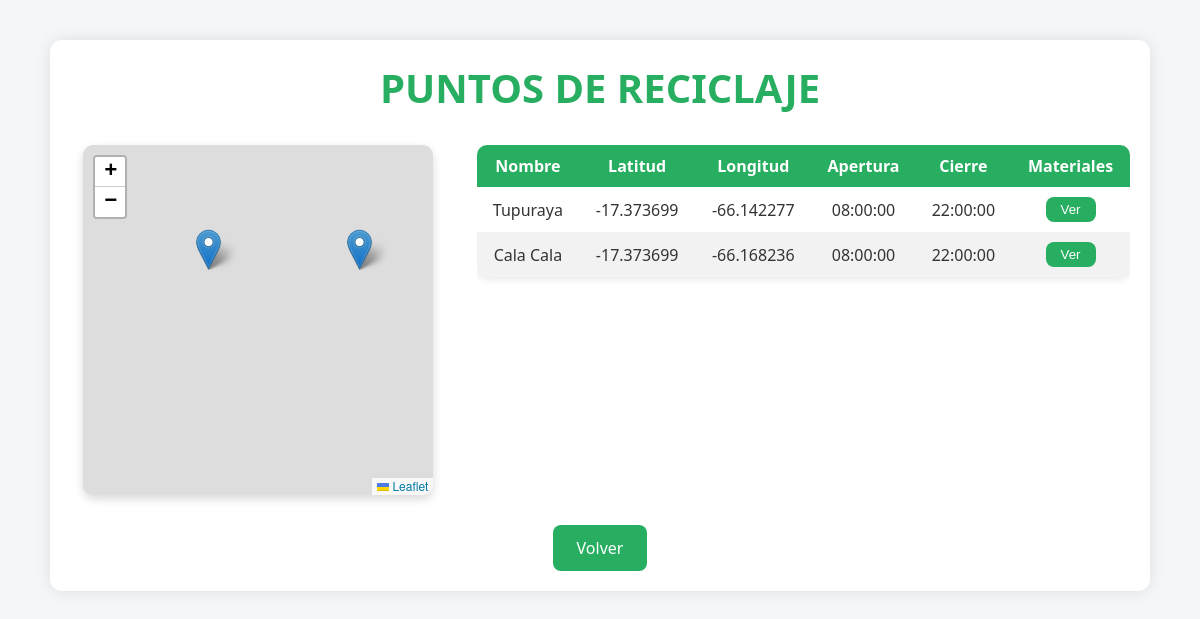
The page /todosPuntosReciclaje.php on the database its author committed.
### tables this page shows
CREATE TABLE IF NOT EXISTS `Punto_Reciclaje` (
  `idPunto` INT NOT NULL AUTO_INCREMENT,
  `nombre` VARCHAR(45) NOT NULL,
  `latitud` DECIMAL(9,6) NOT NULL,
  `longitud` DECIMAL(9,6) NOT NULL,
  `apertura` TIME NOT NULL,
  `cierre` TIME NOT NULL,
  `activo` TINYINT NOT NULL DEFAULT 1,
  PRIMARY KEY (`idPunto`));

### web/todosPuntosReciclaje.php (the view, shortened to what this page needs)
<?php
require_once("conexion.php");
?>
<!DOCTYPE html>
<html lang="es">
<head>
    <link rel="stylesheet" href="https://unpkg.com/leaflet/dist/leaflet.css" />
</head>
<body>
    <div class="container">
        <div class="header">
            <h1>PUNTOS DE RECICLAJE</h1>
        </div>
        <div class="cuerpo">
            <div class="mapa-contenedor">
                <div id="mapa"></div>
            </div>
            <div class="tabla-contenedor">
                <table>
                    <thead>
                        <tr>
                            <th>Nombre</th>
                            <th>Latitud</th>
                            <th>Longitud</th>
                            <th>Apertura</th>
                            <th>Cierre</th>
                            <th>Materiales</th>
                        </tr>
                    </thead>
                    <tbody>
                        <?php
                        $stmt = $conn->prepare("CALL sp_getPuntosReciclaje();");
                        $stmt->execute();
                        $resultado = $stmt->get_result();
                        while ($fila = $resultado->fetch_assoc()) {
                            echo "<tr>";
                            echo "<td>" . htmlspecialchars($fila['nombre']) . "</td>";
                            echo "<td>" . htmlspecialchars($fila['latitud']) . "</td>";
                            echo "<td>" . htmlspecialchars($fila['longitud']) . "</td>";
                            echo "<td>" . htmlspecialchars($fila['apertura']) . "</td>";
                            echo "<td>" . htmlspecialchars($fila['cierre']) . "</td>";
                            echo "<td><button class='boton-ver' onclick='verMateriales(" . $fila['idPunto'] . ")'>Ver</button></td>";
                            echo "</tr>";
                        }
                        ?>
                    </tbody>
                </table>
            </div>
        </div>
        <div style="text-align: center;">
            <a class="boton-link" href="verPuntosReciclaje.php">Volver</a>
        </div>
    </div>
</body>
</html>

### web/todosPuntosReciclaje.php (style rules this page uses)
* { box-sizing: border-box; margin: 0; padding: 0; }
body { font-family: 'Segoe UI', Tahoma, Geneva, Verdana, sans-serif; background-color: #f4f6f8; color: #333; }
.container { max-width: 1100px; margin: 40px auto; padding: 20px; background-color: #fff; border-radius: 12px; box-shadow: 0 0 15px rgba(0, 0, 0, 0.1); }
.header { text-align: center; margin-bottom: 30px; }
.header h1 { font-size: 2.5em; color: #27ae60; }
.cuerpo { display: flex; flex-wrap: wrap; gap: 30px; justify-content: center; }
.mapa-contenedor { flex: 1 1 300px; display: flex; justify-content: center; align-items: center; }
#mapa { width: 100%; max-width: 350px; height: 350px; border-radius: 10px; box-shadow: 0 4px 10px rgba(0, 0, 0, 0.15); }
.tabla-contenedor { flex: 2 1 500px; overflow-x: auto; }
table { width: 100%; border-collapse: collapse; background-color: #fff; border-radius: 10px; overflow: hidden; box-shadow: 0 2px 8px rgba(0, 0, 0, 0.1); }
table thead { background-color: #27ae60; color: #fff; }
table th, table td { padding: 10px 12px; text-align: center; }
table tbody tr:nth-child(even) { background-color: #f2f2f2; }
.boton-link { display: inline-block; margin-top: 30px; padding: 12px 24px; background-color: #27ae60; color: #fff; text-decoration: none; border-radius: 8px; transition: background-color 0.3s; }
.boton-ver { background-color: #27ae60; color: #fff; border: none; border-radius: 8px; padding: 5px 15px; }

### rows shown on the page
punto_reciclaje: nombre "Tupuraya", latitud "-17.373699", longitud "-66.142277", apertura "08:00:00", cierre "22:00:00"
punto_reciclaje: nombre "Cala Cala", latitud "-17.373699", longitud "-66.168236", apertura "08:00:00", cierre "22:00:00"
